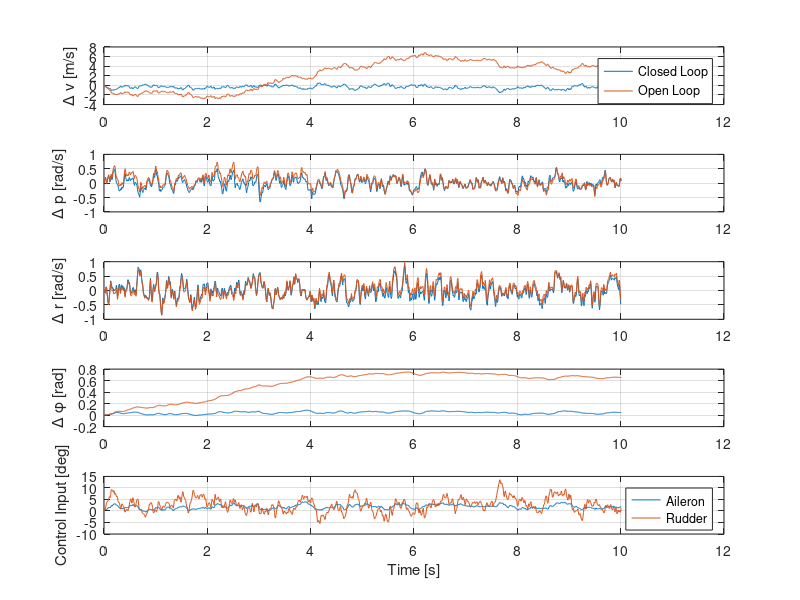

This chart was generated by the following MATLAB code:
% Simulate Controllers
clear all
close all
load('ParamVec0_individual');
load('ResidualVec');

% Residual Stuff

meanUdot = mean(delUdot_res(60:end));
stdUdot = std(delUdot_res(60:end));
stateDot = {'Udot','Vdot','Wdot','Pdot','Qdot','Rdot'};

for i=1:6
    
    tempFirst = ResidualVec(i,60:end);
    if i==5 || i==6
        stdFirst = std(tempFirst);
        idcs = logical(abs(tempFirst)>5*stdFirst);
        temp = tempFirst(~idcs);
    else
        temp = tempFirst;
    end
    
    noise.(stateDot{i}).mean = mean(temp);
    noise.(stateDot{i}).std = std(temp);
    
    
    %     plot(tempFirst)
    %     hold on
    %     plot(temp)
    %     clf
end


noiseMeanVec = [noise.Vdot.mean noise.Pdot.mean noise.Rdot.mean 0]';
noiseMeanStd = [noise.Vdot.std noise.Pdot.std noise.Rdot.std 0]';


% Open Loop
A_roll = [Yv Yp -(u0-Yr) 9.8;...
           Lv Lp Lr 0;...
           Nv Np Nr 0 ;...
           0 1 0 0];
       
B_roll = [0 Ydr;...
           Lda Ldr;...
           Nda Ndr;...
           0 0];
       
C = eye(4);
D = zeros(4,2);

sys_OL = ss(A_roll,B_roll,C,D);
sys_simOL = ss(A_roll,eye(4),C,zeros(4,4));

t = 0:.01:10.01;
badDelt = 0.1;
x0 = (noiseMeanVec+noiseMeanStd)*badDelt;
x0 = x0.*[0 0 0 0]';

iso = [1 1 1 0]';
u = noiseMeanVec.*iso+1*noiseMeanStd.*iso.*randn(4,length(t));
% u = [(noiseMeanVec+noiseMeanStd)*ones(1,length(badDelt/.01)),zeros(4,length(t)-length(badDelt/.01))];

[y_OL,tOut_OL,x_OL] = lsim(sys_simOL,u,t,x0);
x_OL=x_OL'; y_OL=y_OL';

% Closed Loop
Q = 100*diag([1 1/100 1/100 10]);
R = eye(2);

[K,S,e] = lqr(sys_OL,Q,R);


D = zeros(4,4);

A_star = A_roll-B_roll*K;
sys_CL = ss(A_star,eye(4),C,D);

% u = zeros(4,length(t));

[y_CL,tOut_CL,x_CL] = lsim(sys_CL,u,t,x0);
x_CL=x_CL'; y_CL=y_CL';

figure
subplot(5,1,1)
plot(tOut_CL,x_CL(1,:))
hold on
plot(tOut_OL,x_OL(1,:))
ylabel('\Delta v [m/s]');
legend('Closed Loop','Open Loop')
grid on

subplot(5,1,2)
plot(tOut_CL,x_CL(2,:))
hold on
plot(tOut_OL,x_OL(2,:))
ylabel('\Delta p [rad/s]');
grid on

subplot(5,1,3)
plot(tOut_CL,x_CL(3,:))
hold on
plot(tOut_OL,x_OL(3,:))
ylabel('\Delta r [rad/s]');
grid on

subplot(5,1,4)
plot(tOut_CL,x_CL(4,:))
hold on
plot(tOut_OL,x_OL(4,:))
ylabel('\Delta \phi [rad]');
grid on

u_CL = -K*x_CL;
u_CL_speed = diff(u_CL)./repmat(diff(tOut_CL),2,1);

subplot(5,1,5)
plot(tOut_CL,u_CL(1,:))
hold on
plot(tOut_OL,u_CL(2,:))
ylabel('Control Input [deg]');
legend('Aileron','Rudder')

grid on
xlabel('Time [s]')

idcsOver = logical(abs(u_CL_speed(2,:))>60/.14);
totTimeOver = sum(tOut_CL(circshift(idcsOver,1))-tOut_CL(idcsOver));
disp(totTimeOver)


lambda = eig(A_roll);

zeta = sqrt(1/(1+(imag(lambda(3))/real(-lambda(3)))^2 ));

omega = -real(lambda(3))/zeta;

T = 2*pi/(omega*sqrt(1-zeta^2));
%}

% Pitch
%{
noiseMeanVec = [noise.Udot.mean noise.Wdot.mean noise.Qdot.mean 0]';
noiseMeanStd = [noise.Udot.std noise.Wdot.std noise.Qdot.std 0]';


% Open Loop
A_pitch = [Xu Xw 0 -9.8;...
           Zu Zw u0 0;...
           MuComb MwComb MqComb 0 ;...
           0 0 1 0];
       
B_pitch = [Xde XdT;...
           Zde ZdT;...
           MdeComb MdTComb;...
           0 0];
       
C = eye(4);
D = zeros(4,2);

sys_OL = ss(A_pitch,B_pitch,C,D);
sys_simOL = ss(A_pitch,eye(4),C,zeros(4,4));

t = 0:.01:20.01;
badDelt = 0.1;
x0 = (noiseMeanVec+noiseMeanStd)*badDelt;
x0 = x0.*[0 0 0 0]';

iso = [1 0 0 0]';
% u = noiseMeanVec.*iso+0.1*noiseMeanStd.*iso.*randn(4,length(t));
u = [(noiseMeanVec+noiseMeanStd)*ones(1,length(badDelt/.01)),zeros(4,length(t)-length(badDelt/.01))];

[y_OL,tOut_OL,x_OL] = lsim(sys_simOL,u,t,x0);
x_OL=x_OL'; y_OL=y_OL';

% Closed Loop
Q = 500*diag([1 1/100 1 10]);
R = eye(2);

[K,S,e] = lqr(sys_OL,Q,R);


D = zeros(4,4);

A_star = A_pitch-B_pitch*K;
sys_CL = ss(A_star,eye(4),C,D);

% u = zeros(4,length(t));

[y_CL,tOut_CL,x_CL] = lsim(sys_CL,u,t,x0);
x_CL=x_CL'; y_CL=y_CL';

figure
subplot(5,1,1)
plot(tOut_CL,x_CL(1,:))
hold on
plot(tOut_OL,x_OL(1,:))
ylabel('\Delta u [m/s]');
legend('Closed Loop','Open Loop')
grid on

subplot(5,1,2)
plot(tOut_CL,x_CL(2,:))
hold on
plot(tOut_OL,x_OL(2,:))
ylabel('\Delta w [m/s]');
grid on

subplot(5,1,3)
plot(tOut_CL,x_CL(3,:))
hold on
plot(tOut_OL,x_OL(3,:))
ylabel('\Delta q [rad/s]');
grid on

subplot(5,1,4)
plot(tOut_CL,x_CL(4,:))
hold on
plot(tOut_OL,x_OL(4,:))
ylabel('\Delta \theta [rad]');
grid on

u_CL = -K*x_CL;
u_CL_speed = diff(u_CL)./repmat(diff(tOut_CL),2,1);

subplot(5,1,5)
plot(tOut_CL,u_CL(1,:))
hold on
plot(tOut_OL,u_CL(2,:))
ylabel('Control Input [deg]');
legend('Throttle','Elevator')

grid on
xlabel('Time [s]')

idcsOver = logical(abs(u_CL_speed(2,:))>60/.14);
totTimeOver = sum(tOut_CL(circshift(idcsOver,1))-tOut_CL(idcsOver));
disp(totTimeOver)


lambda = eig(A_pitch);

zeta = sqrt(1/(1+(imag(lambda(3))/real(-lambda(3)))^2 ));

omega = -real(lambda(3))/zeta;

T = 2*pi/(omega*sqrt(1-zeta^2));
%}